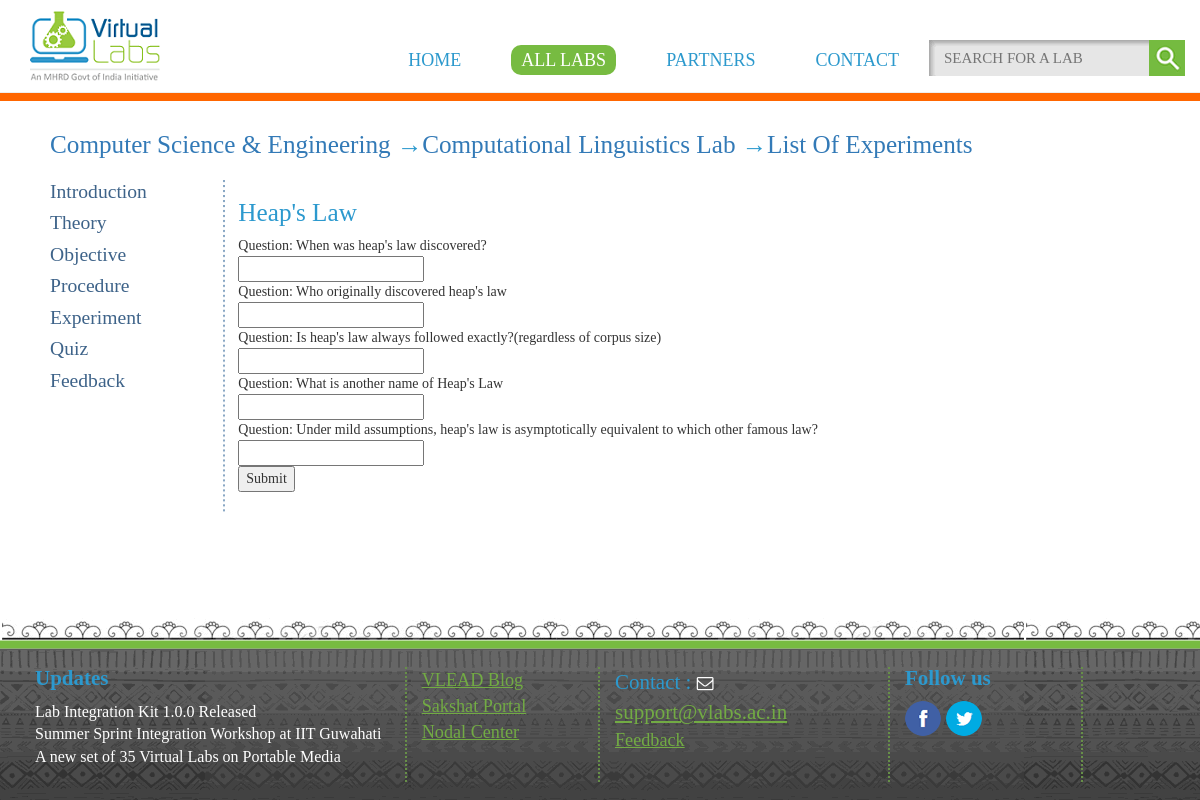
The page /quiz on the database its author committed.
### models.py (models this page shows, shortened)
class Question(db.Model):
    __tablename__ = 'question'
    id = db.Column('id', db.Integer, primary_key=True)
    question = db.Column('question', db.String(100))
    answer = db.Column('answer', db.String(100))

### views.py (the view, shortened to what this page needs)
@main.route('/quiz', methods=['GET', 'POST'])
def quiz():
    global last_set_of_questions
    global reset
    question_db_size = len(Question.query.all())
    print(question_db_size)
    ids = random.sample(range(1, question_db_size+1), 5);
    questions_chosen = []
    for i in ids:
        questions_chosen.append(Question.query.get(i))
    if reset:
        questions_chosen = last_set_of_questions
        reset = False
    if request.method != 'POST':
        last_set_of_questions = questions_chosen
    return render_template('Quizzes.html', questions=questions_chosen)

### templates/Quizzes.html (shortened to what this page needs)
<!DOCTYPE html>
<html lang="en">
<head>
    <link href="../static/css/bootstrap.min.css" rel="stylesheet">
	<link rel="stylesheet" href="../static/vendors/owl-carousel/owl.carousel.css">
	<link rel="stylesheet" href="../static/vendors/owl-carousel/owl.theme.css">
	<link rel="stylesheet" href="../static/vendors/font-awesome/css/font-awesome.css">
    <link href="../static/css/style.css" rel="stylesheet">
</head>
<body id="page-top" class="index">
<div id="top">
	<header>
	    <nav class="navbar navbar-default " style="background-color: white !important; margin-bottom: 0px !important;">
	        <div class="container-fluid">
			            <div class="navbar-header page-scroll">
			                <a class="navbar-brand main-logo-a" href="http://vlabs.ac.in/index.html"><img src="../static/images/logo-new.png" class="img-responsive main-logo" /></a>
			            </div>
			            <div class="collapse navbar-collapse menu-div" id="bs-example-navbar-collapse-1" style="border: 0px;">
			                <ul class="nav navbar-nav navbar-right menu-ul search-ul" style="position: relative; top: -5px;">
			                	<li>
			                		<form method="get" action="../static/search-result.html">
			                        	<input type="text" class="search-textbox" placeholder="SEARCH FOR A LAB" name="q" id="q"/>
			                        	<input type="submit" value="" class="search-button" />
			                        </form>
			                	</li>
			                </ul>
			             <ul class="nav navbar-nav navbar-right menu-ul">
			                    <li class="page-scroll menu-li " >
			                        <a href="http://vlabs.ac.in/index.html" class="menu-a" >HOME</a>
			                    </li>
			                    <li class="page-scroll menu-li menu-li-active">
			                        <a href="http://vlabs.ac.in/labs.html"  class="menu-a menu-a-active" >ALL LABS</a>
			                    </li>
			                    <li class="page-scroll menu-li " >
			                        <a href="http://vlabs.ac.in/index.html#partner" class="menu-a" >PARTNERS</a>
			                    </li><li class="page-scroll menu-li " >
			                        <a href="http://vlabs.ac.in/index.html#contact" class="menu-a" >CONTACT</a>
			                    </li>
			                </ul>
			            </div>
	        </div>
	    </nav>
	</header>
	<div id="content">
			<div class="container-fluid" >
				<div class="row">
					<hr style="background:#ff6600 !important;  height: 8px; margin-top: 0px;">
				</div>
			</div>
			<div class="container-fluid"  style="margin-left: 35px; margin-right: 35px;">
				<h2 class="text-h2-lightblue" style=" margin-bottom: 20px; margin-top: 10px; "><a href="http://vlabs.ac.in/computer-science-and-engineering-labs.html" class="sidebar-a" >Computer Science & Engineering</a> &rarr;<a href="../Introduction.html" class="sidebar-a" >Computational Linguistics Lab</a>&nbsp&rarr;<a href="../List of experiments.html" class="sidebar-a" >List Of Experiments</a><br/></h2>
					<div class="row">
						<div class="col-md-2 sidebar-col-2">
<a href="intro" class="sidebar-a" > <h3 class="text-h3-darkblue" style="margin-top: 2px;">Introduction</h3></a><a href="theory" class="sidebar-a" > <h3 class="text-h3-darkblue" style="margin-top: 2px;">Theory</h3></a><a href="objective" class="sidebar-a" > <h3 class="text-h3-darkblue" style="margin-top: 2px;">Objective</h3></a><a href="procedure" class="sidebar-a" > <h3 class="text-h3-darkblue" style="margin-top: 2px;">Procedure</h3></a><a href="experiment" class="sidebar-a" > <h3 class="text-h3-darkblue" style="margin-top: 2px;">Experiment</h3></a><a href="quiz" class="sidebar-a" > <h3 class="text-h3-darkblue" style="margin-top: 2px;">Quiz</h3></a><a href="feedback" class="sidebar-a" > <h3 class="text-h3-darkblue" style="margin-top: 2px;">Feedback</h3></a>						</div>
						<div class="col-md-10 lab-list-col-10">
<h1 class="text-h2-lightblue">Heap's Law</h1><div class="content" id="experiment-article-section-4-content">
<div id="ZIPF_LAW">
    <form action="{{ url_for('main.quiz') }}" method="post">
        {% for ques in questions%}
        <span>Question: {{ ques.question }}</span> </br>
        <input type="text" name="{{ ques.id }}"> </br>
        {% endfor %}
        <input type="submit" value="Submit"> </br>
    </form> </br>
</div>
</div>						</div>
					</div>
			</div>
	</div>
	<footer>
		<div class="container-fluid footer-div" style="background: url('../static/images/footer.png'); margin-top: 80px;  padding: 20px;">
			<div class="col-md-4 border-right-green-dotted" >
				<h2 class="text-h2-lightblue-small" style="font-weight: bold;margin-top: 0px;">Updates</h2>
				<div><a href="http://vlead.vlabs.ac.in/2015/07/19/lab-integration-kit-1-0-0-released/" class="text-normal-gray-small nounderline" style="color: white" > Lab Integration Kit 1.0.0 Released</a></div>
				<div><a href="http://vlead.vlabs.ac.in/2015/07/15/summer-sprint-integration-workshop-at-iit-guwahati/" class="text-normal-gray-small nounderline" style="color: white" > Summer Sprint Integration Workshop at IIT Guwahati</a></div>
				<div><a href="http://vlead.vlabs.ac.in/2014/12/16/a-new-set-of-35-virtual-labs-on-portable-media/" class="text-normal-gray-small nounderline" style="color: white" > A new set of 35 Virtual Labs on Portable Media</a></div>
			</div>
			<div class="col-md-2 border-right-green-dotted" >
				<div><a href="http://vlead.virtual-labs.ac.in/" class="text-a-lightgreen" style="text-decoration: underline;" > VLEAD Blog</a></div>
				<div><a href="http://www.sakshat.ac.in/" class="text-a-lightgreen" style="text-decoration: underline;" > Sakshat Portal</a></div>
				<div><a href="http://118.102.191.38/feedback/Registration.html" class="text-a-lightgreen" style="text-decoration: underline;" > Nodal Center</a></div>
			</div>
			<div class="col-md-3 border-right-green-dotted" >
				<div class="text-h2-lightblue-small"> Contact : <i class="fa fa-envelope-o" style="color: white; font-size: 0.8em;"></i> <a class="text-a-lightgreen" style="text-decoration: underline; font-size: 1.0em;" href="mailto:support@vlab.co.in">support@vlabs.ac.in</a></div>
				<div><a href="http://118.102.191.38/feedback/feedback.html" class="text-a-lightgreen" style="text-decoration: underline;" > Feedback</a></div>
			</div>
			<div class="col-md-2 border-right-green-dotted" >
				<h2 class="text-h2-lightblue-small" style="font-weight: bold;margin-top: 0px;"> Follow us</h2>
				<a href="https://www.facebook.com/pages/Virtual-Labs-IIT-Delhi/301510159983871" class="text-a-lightgreen nounderline"   target="_blank"> <img src="../static/images/social/fb.png"  style="border-radius: 50%;"/> </a>
				<a href="https://twitter.com/TheVirtualLabs" class="text-a-lightgreen nounderline"   target="_blank"> <img src="../static/images/social/twitter.png"  style="border-radius: 50%;"/></a>
			</div>
 		</div>
	</footer>
</div>
</body>
</html>

### static/css/style.css (style rules this page uses)
body { font-family:Calibri !important; }
a, a:hover, a:focus, a:active, a.active { outline: 0; }
.navbar-default, .navbar-inverse { border: 0; }
.footer-div { margin-top:120px; }
.search-textbox { background: url("../images/search-box.png") no-repeat; border: 0 none; color: #666666; float: left; font-family: Calibri; font-size: 15px; height: 36px; margin: 0; padding-left: 15px; transition: background 0.3s ease-in-out 0s; width: 220px; }
.search-button { background: url("../images/search.png") no-repeat; cursor: pointer; height: 36px; text-indent: -99999em; width: 36px; border: 0px; }
.main-logo-a { height: auto; overflow: visible; margin-left: 0px !important; padding-bottom: 10px !important; padding-top: 10px !important; }
.menu-a { font-size: 18px !important; font-family: Calibri !important; color: #2C99CD !important; padding-left: 10px !important; padding-bottom: 5px !important; padding-top: 5px !important; padding-right: 10px !important; }
.menu-a-active { color: white !important; }
.menu-li { border-radius: 10px; margin-left: 20px; margin-right: 20px; }
.menu-li-active { background-color: #77BB41; }
.menu-ul { margin-top: 45px; }
.border-right-green-dotted { border-right: 2px dotted; margin-top: 30px; border-right-color: #678f48; min-height: 115px; }
.text-h2-lightblue { color: #2C99CE; font-size: 1.8em; }
.text-a-lightgreen { color: #72AB44; font-size: 1.3em; text-decoration: underline; }
.text-h2-lightblue-small { color: #2C99CE; font-size: 1.5em; }
.text-h3-darkblue { color: #3e6389; font-size: 1.4em; }
.text-normal-gray-small { color: #888; font-size: 16px; }
.nounderline { text-decoration: none; }
.lab-list-col-10 { background: url("../images/devider-blue-v-o.png") repeat-y; background-position: left top; margin-bottom: 25px; }

### rows shown on the page
Question: question "When was heap's law discovered?"
Question: question "Who originally discovered heap's law"
Question: question "Is heap's law always followed exactly?(regardless of corpus size)"
Question: question "What is another name of Heap's Law"
Question: question "Under mild assumptions, heap's law is asymptotically equivalent to which other famous law?"
